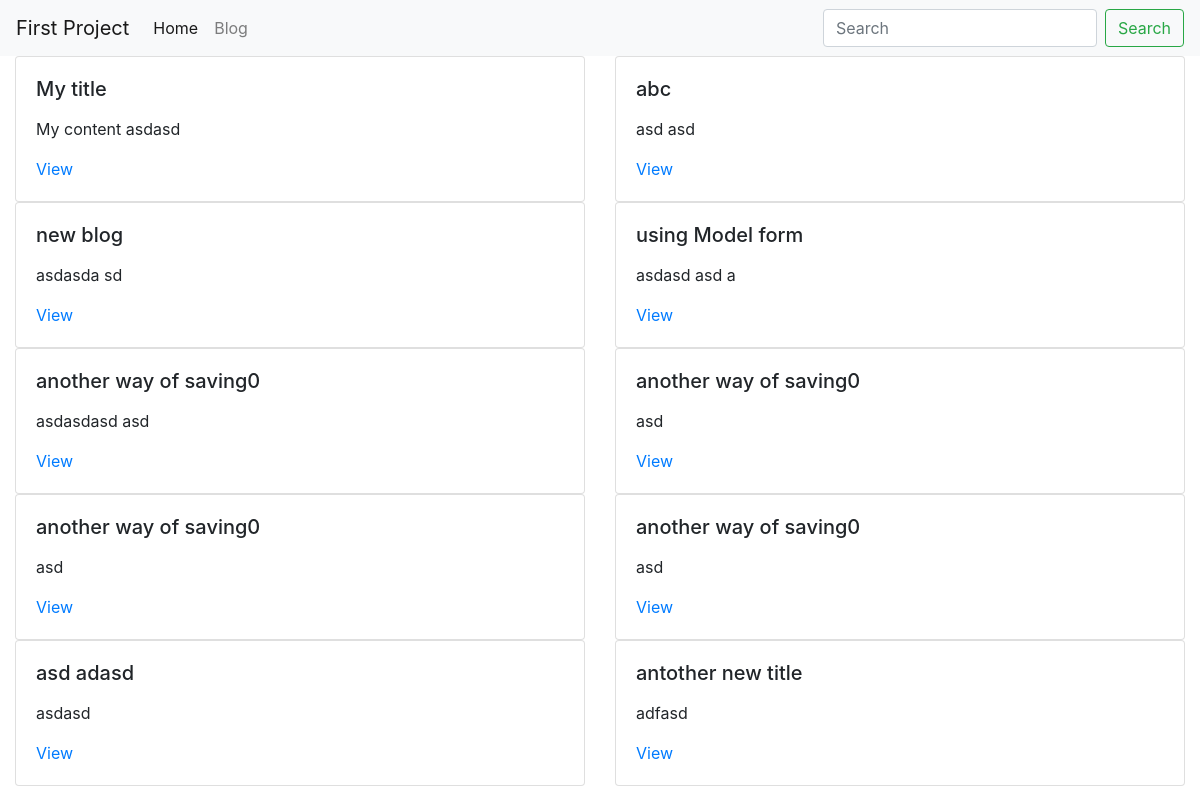
The page /blog/ on the database as committed earlier.
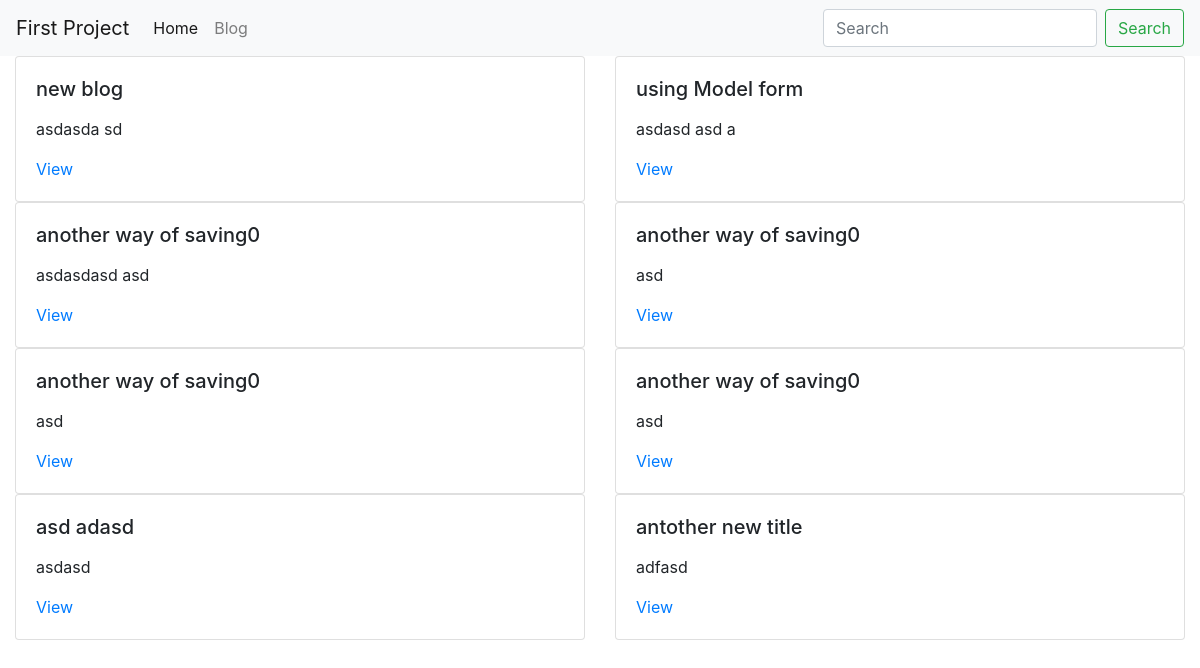
The same page on the database as committed later.
### blog/models.py (models this page shows, shortened)
class BlogPost(models.Model):
    user = models.ForeignKey(User, default=1, null=True,  on_delete=models.SET_NULL)
    title = models.CharField(max_length=120)
    slug = models.SlugField(unique=True) # hello world -> hello-world
    content = models.TextField(null=True, blank=True)
    published_date = models.DateTimeField(auto_now=False, auto_now_add=False, null=True, blank=True)
    timestamp = models.DateTimeField(auto_now_add=True)
    updated = models.DateTimeField(auto_now=True)
    class Meta:
        ordering = ['-published_date', '-updated', '-timestamp' ]
    def get_absolute_url(self):
        return f"/blog/{self.slug}"

### blog/views.py (the view)
# urls.py: path('', blog_post_list_view),
def blog_post_list_view(request):
    qs = BlogPost.objects.all()  # queryset => list of python object
    template_name = 'blog/list.html'
    context = {'object_list': qs}
    return render(request, template_name, context)

### blog/templates/blog/list.html
{% extends 'base.html' %}
{% block content %}
<div class="row">
    {% for object in object_list %}
        {% include 'blog/list-inline.html' with blog_post=object truncate=True detail=True %}
    {% endfor %}
</div>
{% endblock content %}

### blog/templates/blog/list-inline.html
<div class="col col-md-6 mx-auto">
    <div class="card">
        <div class="card-body">
            <h5 class="card-title">{{ blog_post.title }}</h5>
            <p class="card-text">
                {% if truncate %}
                    {{ blog_post.content | linebreaks | truncatewords:30}}
                {% else %}
                    {{ blog_post.content | linebreaks }}
                {% endif %}
            </p>
            {% if detail %}
                <a href="{{blog_post.get_absolute_url}}">View</a>
            {% endif %}
        </div>
    </div>
</div>

Rows that differ between the two databases and show on the page:
removed BlogPost: title "My title", content "My content asdasd"
removed BlogPost: title "abc", content "asd asd"
